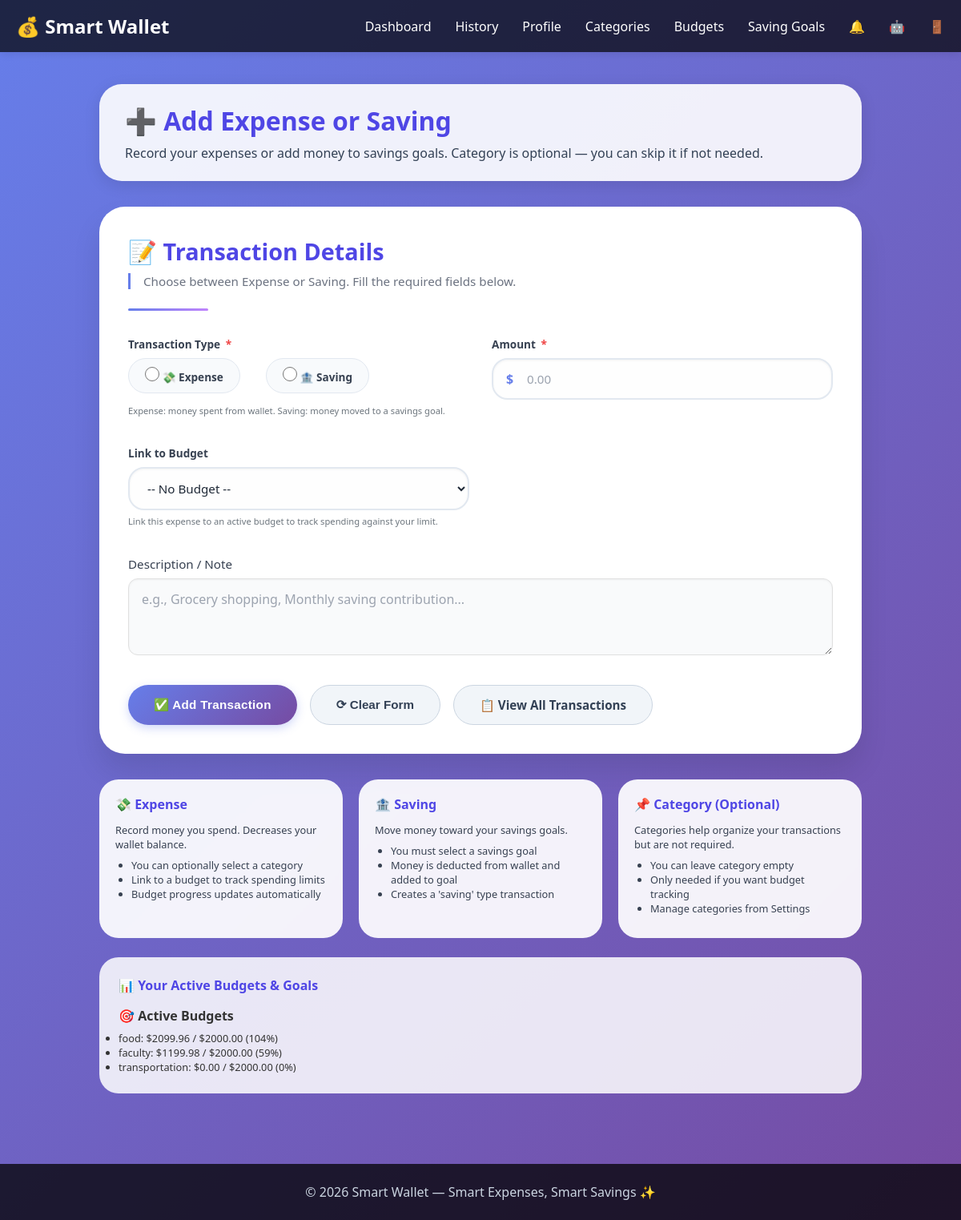
The app's page /transaction/add_ransaction/ (signed in) with its own data.
### transactions/models.py (models this page shows, shortened)
class Budget(models.Model):
    wallet = models.ForeignKey('user.Wallet', on_delete=models.CASCADE, related_name='budgets')
    status_choices=[
        ('active','Active'),
        ('expired','Expired'),
        ('completed','Completed')
    ]
    category = models.ForeignKey(
        Category,
        on_delete=models.CASCADE,
        related_name='budgets'
    )
    status=models.CharField(max_length=255,choices=status_choices,default='active')
    amount = models.DecimalField(max_digits=10, decimal_places=2)
    spended = models.DecimalField(max_digits=10, decimal_places=2, default=0)
    start_at = models.DateField()
    end_at = models.DateField()
    percentage = models.IntegerField(default=0)
    remaining = models.DecimalField(max_digits=10, decimal_places=2, default=0)

class Category(models.Model):
    wallet = models.ForeignKey('user.Wallet', on_delete=models.CASCADE, related_name='categories')
    name = models.CharField(max_length=255)
    class Meta:
        unique_together = ('wallet', 'name')

### transactions/views.py (the view, shortened to what this page needs)
@login_required
def view_add_transaction(request):
    today = timezone.now().date()
    user=request.user
    active_bugets = trans_models.Budget.objects.filter(wallet=user.wallet,status='active')
    for budget in active_bugets:
        if budget.end_at < today:
            budget.status='expired'
            budget.save()
    active_bugets = trans_models.Budget.objects.filter(wallet=user.wallet,status='active')
    context = {'active_budgets' : active_bugets}
    context['active_savings_goals'] = trans_models.SavingGoals.objects.filter(wallet=user.wallet,status='in_progress')
    return render(request,'add_transaction.html',context)

### templates/add_transaction.html (shortened to what this page needs)
<!DOCTYPE html>
{% load static %}
<html lang="en">
<head>
    <link rel="stylesheet" href="{% static 'css/style.css' %}">
</head>
<body id="user-home-body">
<header id="user-home-header">
    <nav id="user-home-nav">
            <div class="logo">💰 Smart Wallet</div>
            <ul class="nav-links">
                <li><a href="{% url 'home' %}">Dashboard</a></li>
                <li><a href="{% url 'transactions' %}">History</a></li>
                <li><a href="{% url 'profile' %}">Profile</a></li>
                <li><a href="{% url 'categories' %}">Categories</a></li>
                <li><a href="{% url 'budget' %}">Budgets</a></li>
                <li><a href="{% url 'saving_goals' %}">Saving Goals</a></li>
                <li><a title="Notifications" href="{% url 'notifications' %}">🔔  </a></li>
                <li><a title="AI advisor" href="{% url 'advisor' %}">🤖 </a></li>
                <li><a title="logout" href="{% url 'logout' %}" >🚪</a></li>
            </ul>
        </nav>
</header>
<div id="transaction-container">
    <div class="welcome-section" style="background: rgba(255,255,255,0.9); border-radius: 28px; padding: 24px 32px; margin-bottom: 32px;">
        <h1 style="color: #4f46e5; margin-bottom: 8px;">➕ Add Expense or Saving</h1>
        <p style="color: #334155;">Record your expenses or add money to savings goals. Category is optional — you can skip it if not needed.</p>
    </div>
    <div class="form-transaction-card">
        <div class="form-title">
            📝 Transaction Details
        </div>
        <div class="form-subtitle">
            Choose between Expense or Saving. Fill the required fields below.
        </div>
        <div class="form-divider"></div>
        <form method="post" action="{% url 'add_transaction' %}" id="transactionForm">
            <div class="form-grid">
                <div class="form-field">
                    <label>Transaction Type <span class="required">*</span></label>
                    <div class="radio-group">
                        <label class="radio-option">
                            <input type="radio" name="transaction_type" value="expense"
                                   id="typeExpense" {% if selected_type == 'expense' %}checked{% endif %} required>
                            <span>💸 Expense</span>
                        </label>
                        <label class="radio-option">
                            <input type="radio" name="transaction_type" value="saving"
                                   id="typeSaving" {% if selected_type == 'saving' %}checked{% endif %}>
                            <span>🏦 Saving</span>
                        </label>
                    </div>
                    <div class="help-text">Expense: money spent from wallet. Saving: money moved to a savings goal.</div>
                </div>
                <div class="form-field">
                    <label>Amount <span class="required">*</span></label>
                    <div class="amount-wrapper">
                        <span>$</span>
                        <input type="number" name="amount" step="0.01" min="0.01" placeholder="0.00" required
                               value="{{ form_amount|default:'' }}">
                    </div>
                </div>
                <div class="form-field conditional-field" id="budgetField">
                    <label>Link to Budget</label>
                    <select name="budget_id" id="budgetSelect">
                        <option value="">-- No Budget --</option>
                    </select>
                    <div class="help-text">Link this expense to an active budget to track spending against your limit.</div>
                </div>
                <div class="form-field-full">
                    <label>Description / Note</label>
                    <textarea name="description" rows="3" placeholder="e.g., Grocery shopping, Monthly saving contribution...">{{ form_description|default:'' }}</textarea>
                </div>
            </div>
            <div class="form-buttons">
                <button type="submit" class="btn-action btn-primary">✅ Add Transaction</button>
                <button type="reset" class="btn-action btn-secondary">⟳ Clear Form</button>
                <a href="{% url 'transactions' %}" class="btn-action btn-secondary">📋 View All Transactions</a>
            </div>
        </form>
    </div>
    <div class="info-cards">
        <div class="info-card">
            <h4>💸 Expense</h4>
            <p>Record money you spend. Decreases your wallet balance.</p>
            <ul>
                <li>You can optionally select a category</li>
                <li>Link to a budget to track spending limits</li>
                <li>Budget progress updates automatically</li>
            </ul>
        </div>
        <div class="info-card">
            <h4>🏦 Saving</h4>
            <p>Move money toward your savings goals.</p>
            <ul>
                <li>You must select a savings goal</li>
                <li>Money is deducted from wallet and added to goal</li>
                <li>Creates a 'saving' type transaction</li>
            </ul>
        </div>
        <div class="info-card">
            <h4>📌 Category (Optional)</h4>
            <p>Categories help organize your transactions but are not required.</p>
            <ul>
                <li>You can leave category empty</li>
                <li>Only needed if you want budget tracking</li>
                <li>Manage categories from Settings</li>
            </ul>
        </div>
    </div>
    {% if active_budgets or active_savings_goals %}
    <div style="background: rgba(255,255,255,0.85); border-radius: 24px; padding: 24px; margin-top: 24px;">
        <h4 style="color: #4f46e5; margin-bottom: 16px;">📊 Your Active Budgets & Goals</h4>
        <div style="display: flex; flex-wrap: wrap; gap: 24px;">
            {% if active_budgets %}
            <div style="flex: 1; min-width: 200px;">
                <strong>🎯 Active Budgets</strong>
                <ul style="margin-top: 8px; font-size: 0.8rem;">
                    {% for b in active_budgets|slice:":5" %}
                        <li>{{ b.category.name }}: ${{ b.spended|floatformat:2 }} / ${{ b.amount|floatformat:2 }} ({{ b.percentage|floatformat:0 }}%)</li>
                    {% endfor %}
                </ul>
            </div>
            {% endif %}
        </div>
    </div>
    {% endif %}
</div>
<footer>
    <p>© 2026 Smart Wallet — Smart Expenses, Smart Savings ✨</p>
</footer>
</body>
</html>

### static/css/style.css (style rules this page uses)
* { margin: 0; padding: 0; box-sizing: border-box; }
#user-home-body { font-family: 'Segoe UI', Tahoma, Geneva, Verdana, sans-serif; background: linear-gradient(135deg, #667eea 0%, #764ba2 100%); min-height: 100vh; color: #333; }
#user-home-header { background-color: rgba(0, 0, 0, 0.7); padding: 1rem 0; box-shadow: 0 2px 10px rgba(0, 0, 0, 0.1); }
#user-home-nav { max-width: 1200px; margin: 0 auto; padding: 0 20px; display: flex; justify-content: space-between; align-items: center; }
.logo { font-size: 24px; font-weight: bold; color: #fff; }
.nav-links { display: flex; gap: 30px; list-style: none; }
.nav-links a { color: #fff; text-decoration: none; transition: color 0.3s; }
.welcome-section { background: white; border-radius: 15px; padding: 30px; margin-bottom: 30px; box-shadow: 0 5px 20px rgba(0, 0, 0, 0.1); }
.welcome-section h1 { color: #667eea; margin-bottom: 10px; }
.welcome-section p { color: #666; font-size: 16px; }
footer { background-color: rgba(0, 0, 0, 0.7); color: #fff; text-align: center; padding: 20px; margin-top: 40px; }
.btn-primary { width: fit-content; padding: 15px 28px; border: none; border-radius: 14px; background: linear-gradient(135deg, #667eea 0%, #764ba2 100%); color: white; font-weight: 700; letter-spacing: 0.02em; cursor: pointer; transition: transform 0.2s, box-shadow 0.2s, opacity 0.2s; }
input[type="text"], input[type="email"], input[type="password"], input[type="number"], textarea, select, .form-input { width: 100%; padding: 14px 16px; border: 1px solid #e0e0e0; border-radius: 12px; font-size: 1rem; font-family: 'Segoe UI', Tahoma, Geneva, Verdana, sans-serif; color: #1f2937; background-color: #f9fafb; outline: none; transition: all 0.3s ease; box-shadow: inset 0 1px 3px rgba(0, 0, 0, 0.05); }
input[type="text"]::placeholder, input[type="email"]::placeholder, input[type="password"]::placeholder, input[type="number"]::placeholder, textarea::placeholder { color: #9ca3af; }
label { display: block; margin-bottom: 8px; font-weight: 500; color: #374151; font-size: 0.95rem; transition: color 0.2s; }
.btn-primary { background: white; color: #2563eb; padding: 14px 28px; border-radius: 12px; text-decoration: none; font-weight: 600; font-size: 1rem; transition: all 0.3s ease; box-shadow: 0 4px 15px rgba(0, 0, 0, 0.1); display: inline-block; }
.btn-secondary { background: transparent; color: white; padding: 14px 28px; border: 2px solid rgba(255, 255, 255, 0.8); border-radius: 12px; text-decoration: none; font-weight: 600; font-size: 1rem; transition: all 0.3s ease; }
.btn-primary { background-color: #667eea; color: white; border: none; padding: 12px 24px; border-radius: 5px; cursor: pointer; font-size: 16px; transition: background-color 0.3s; }

### records on screen
Budget: category.name "food", spended "2099.96", amount "2000.00", percentage "104"
Budget: category.name "faculty", spended "1199.98", amount "2000.00", percentage "59"
Budget: category.name "transportation", spended "0.00", amount "2000.00", percentage "0"
